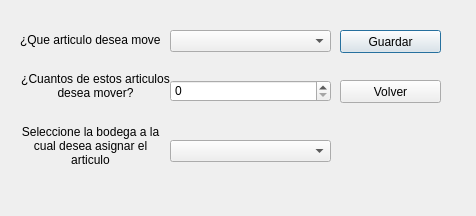
<?xml version="1.0" encoding="UTF-8"?>
<ui version="4.0">
 <class>Dialog</class>
 <widget class="QDialog" name="Dialog">
  <property name="geometry">
   <rect>
    <x>0</x>
    <y>0</y>
    <width>476</width>
    <height>216</height>
   </rect>
  </property>
  <property name="windowTitle">
   <string>Asignacion de articulos por bodegas</string>
  </property>
  <widget class="QLabel" name="label_2">
   <property name="geometry">
    <rect>
     <x>20</x>
     <y>120</y>
     <width>141</width>
     <height>51</height>
    </rect>
   </property>
   <property name="text">
    <string>Seleccione la bodega a la cual desea asignar el articulo</string>
   </property>
   <property name="alignment">
    <set>Qt::AlignCenter</set>
   </property>
   <property name="wordWrap">
    <bool>true</bool>
   </property>
  </widget>
  <widget class="QLabel" name="label">
   <property name="geometry">
    <rect>
     <x>20</x>
     <y>30</y>
     <width>141</width>
     <height>20</height>
    </rect>
   </property>
   <property name="text">
    <string>¿Que articulo desea mover?</string>
   </property>
  </widget>
  <widget class="QPushButton" name="btnSave">
   <property name="geometry">
    <rect>
     <x>340</x>
     <y>30</y>
     <width>101</width>
     <height>23</height>
    </rect>
   </property>
   <property name="text">
    <string>Guardar</string>
   </property>
  </widget>
  <widget class="QPushButton" name="btnBack">
   <property name="geometry">
    <rect>
     <x>340</x>
     <y>80</y>
     <width>101</width>
     <height>23</height>
    </rect>
   </property>
   <property name="text">
    <string>Volver</string>
   </property>
  </widget>
  <widget class="QComboBox" name="cmbItem">
   <property name="geometry">
    <rect>
     <x>170</x>
     <y>30</y>
     <width>161</width>
     <height>22</height>
    </rect>
   </property>
  </widget>
  <widget class="QComboBox" name="cmbWarehouse">
   <property name="geometry">
    <rect>
     <x>170</x>
     <y>140</y>
     <width>161</width>
     <height>22</height>
    </rect>
   </property>
  </widget>
  <widget class="QLabel" name="label_3">
   <property name="geometry">
    <rect>
     <x>20</x>
     <y>70</y>
     <width>151</width>
     <height>31</height>
    </rect>
   </property>
   <property name="text">
    <string>¿Cuantos de estos articulos desea mover?</string>
   </property>
   <property name="alignment">
    <set>Qt::AlignCenter</set>
   </property>
   <property name="wordWrap">
    <bool>true</bool>
   </property>
  </widget>
  <widget class="QSpinBox" name="spnItemsNumber">
   <property name="geometry">
    <rect>
     <x>170</x>
     <y>80</y>
     <width>161</width>
     <height>22</height>
    </rect>
   </property>
  </widget>
 </widget>
 <resources/>
 <connections/>
</ui>
